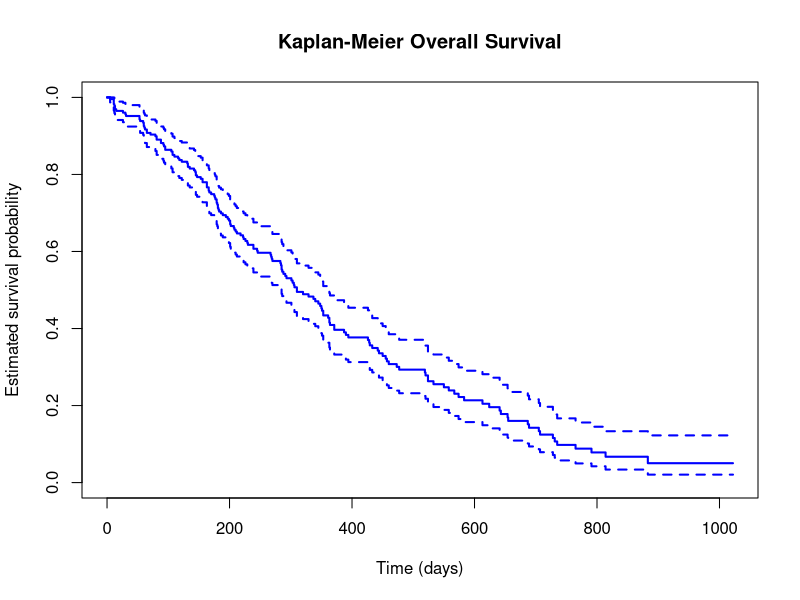
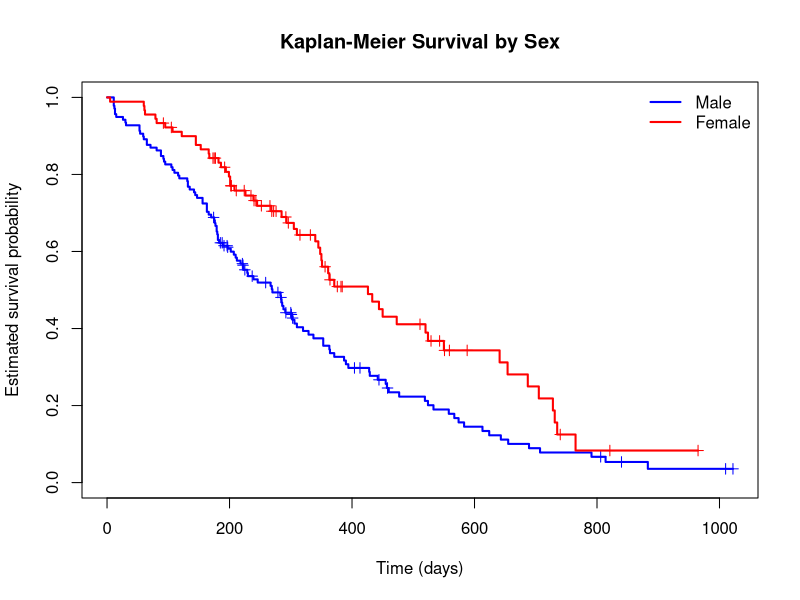
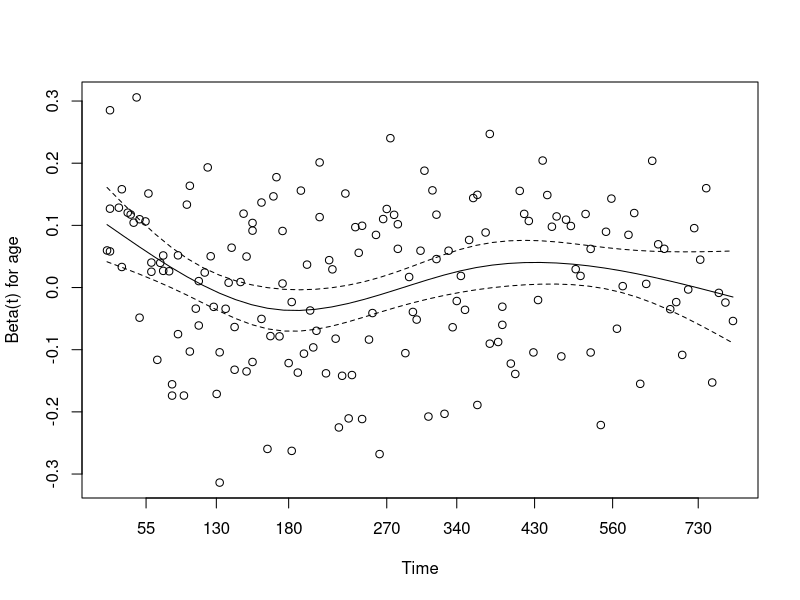
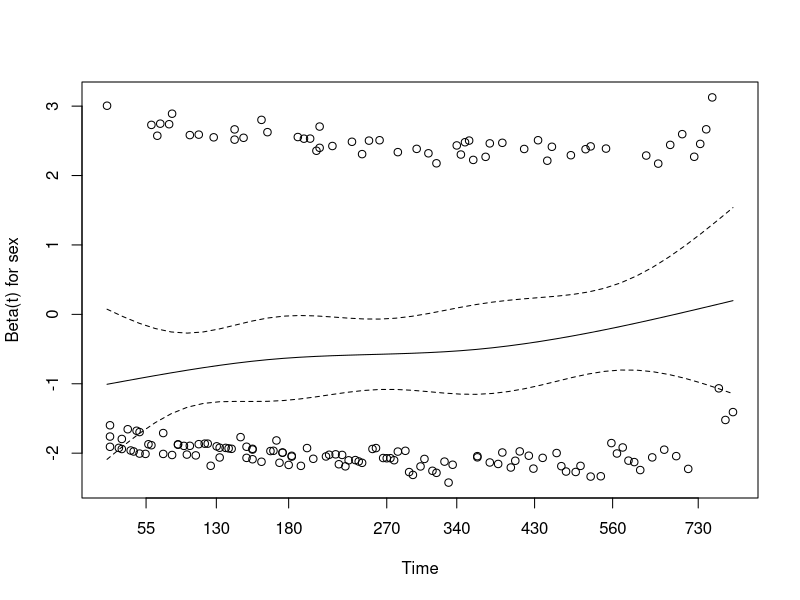
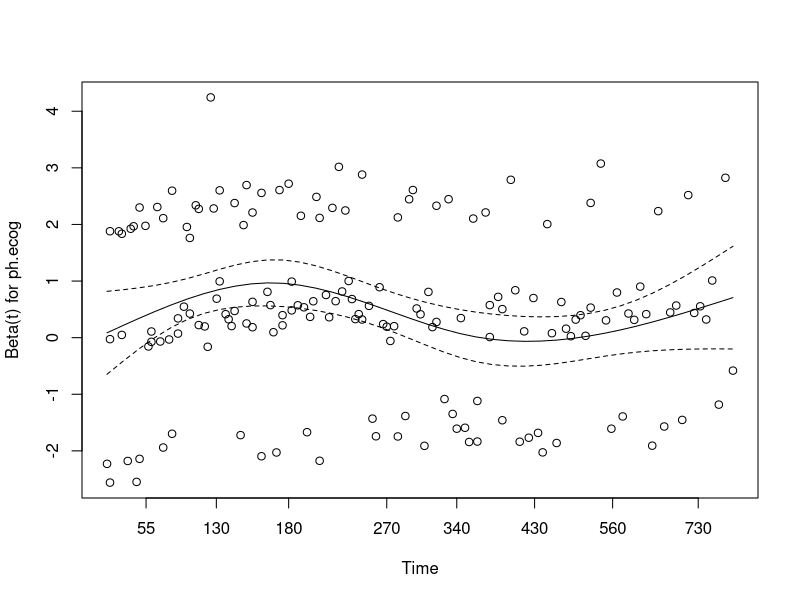

Reproduce these figures in R, in order.

# Lung Cancer Survival Analysis

install.packages("survival")

library(survival)

# Load the NCCTG lung cancer dataset
data("lung", package = "survival")

# Dataset dimensions
dim(lung)

# First six observations
head(lung)

# Variable names and data types
str(lung)

# Summary statistics
summary(lung)

# Missing values by variable
colSums(is.na(lung))

# Survival event status
# 1 = censored, 2 = death
table(lung$status)

# Open the dataset viewer
View(lung)


# --------------------------------------------------
# Step 2: Data preparation
# --------------------------------------------------

# Create a working copy of the original dataset
lung_data <- lung

# Convert survival status into a binary event indicator
# Original: 1 = censored, 2 = death
# New:      0 = censored, 1 = death
lung_data$event <- as.integer(lung_data$status == 2)

# Convert sex into a labelled factor
# Original: 1 = male, 2 = female
lung_data$sex <- factor(
  lung_data$sex,
  levels = c(1, 2),
  labels = c("Male", "Female")
)

# Check event and sex distributions
table(lung_data$event)
table(lung_data$sex)

# Check missing values
colSums(is.na(lung_data))

# Summary of key variables
summary(lung_data[, c("time", "event", "age", "sex", "ph.ecog")])

# Verify that event coding is correct
table(lung_data$status, lung_data$event)




# Step 3: Kaplan-Meier survival analysis



# Create the survival object
surv_object <- Surv(
  time = lung_data$time,
  event = lung_data$event
)

# Fit overall Kaplan-Meier survival curve
km_overall <- survfit(surv_object ~ 1)


# Overall Kaplan-Meier summary
print(km_overall)

# Median survival and 95% confidence interval
summary(km_overall)$table

# Estimated survival at selected time points
summary(km_overall, times = c(180, 365))


# Plot overall survival curve
plot(
  km_overall,
  conf.int = TRUE,
  col = "blue",
  lwd = 2,
  xlab = "Time (days)",
  ylab = "Estimated survival probability",
  main = "Kaplan-Meier Overall Survival"
)

# The dataset contains 228 patients, with 165 observed
# deaths (72.4%) and 63 censored observations (27.6%).
#
# The estimated median survival time was 310 days,
# with a 95% confidence interval of 285 to 363 days.
#
# At 180 days, the estimated survival probability was
# 72.2% (95% CI: 66.6% to 78.3%).
#
# At 365 days, the estimated survival probability was
# 40.9% (95% CI: 34.5% to 48.6%).
#
# The Kaplan-Meier curve shows declining survival
# probability over time. These findings describe overall
# survival and do not establish which patient characteristics
# are associated with survival.



# Step 4: Kaplan-Meier Survival Analysis by Sex


# Objective:
# Investigate whether survival differs between
# male and female lung cancer patients.

# Fit Kaplan-Meier survival curves by sex
km_sex <- survfit(
  Surv(time, event) ~ sex,
  data = lung_data
)

# Display median survival and confidence intervals
print(km_sex)

# Survival probabilities at 180 and 365 days
summary(km_sex, times = c(180, 365))

# Plot survival curves by sex
plot(
  km_sex,
  col = c("blue", "red"),
  lwd = 2,
  conf.int = FALSE,
  mark.time = TRUE,
  xlab = "Time (days)",
  ylab = "Estimated survival probability",
  main = "Kaplan-Meier Survival by Sex"
)

legend(
  "topright",
  legend = c("Male", "Female"),
  col = c("blue", "red"),
  lwd = 2,
  bty = "n"
)

# Perform log-rank test
logrank_sex <- survdiff(
  Surv(time, event) ~ sex,
  data = lung_data
)

print(logrank_sex)

# Calculate p-value
p_value_sex <- pchisq(
  logrank_sex$chisq,
  df = length(logrank_sex$n) - 1,
  lower.tail = FALSE
)

print(p_value_sex)



# Kaplan-Meier survival curves were compared between
# male and female patients.
#
# The female survival curve generally remained above
# the male survival curve, suggesting better survival
# outcomes among female patients in this cohort.
#
# A log-rank test was performed to compare the
# survival functions between the two groups.
#
# The test produced a p-value of approximately 0.00131.
# Since p < 0.05, we reject the null hypothesis of
# equal survival functions.
#
# These results provide statistically significant
# evidence of a survival difference between male
# and female patients.
#
# However, this is an unadjusted comparison and does
# not account for other potential explanatory variables
# such as age or clinical performance status.



# Step 5: Cox Proportional Hazards Regression


# Objective:
# Investigate associations between age, sex, ECOG
# performance status, and overall survival.

# Create a dataset containing model variables
cox_data <- lung_data[, c(
  "time", "event", "age", "sex", "ph.ecog"
)]

# Check missing values
colSums(is.na(cox_data))

# Remove observations missing model variables
cox_data <- na.omit(cox_data)

# Check the number of observations retained
nrow(cox_data)

# Fit multivariable Cox proportional hazards model
cox_model <- coxph(
  Surv(time, event) ~ age + sex + ph.ecog,
  data = cox_data
)

# Display model results
summary(cox_model)

# Hazard ratios
exp(coef(cox_model))

# 95% confidence intervals for hazard ratios
exp(confint(cox_model))

# Test the proportional hazards assumption
ph_test <- cox.zph(cox_model)

print(ph_test)

# Plot Schoenfeld residual diagnostics
plot(ph_test)


# A multivariable Cox proportional hazards model was
# fitted using age, sex, and ECOG performance status.
#
# The model included 227 patients and 164 observed deaths.
# One patient was excluded due to missing ECOG data.
#
# Age:
# HR = 1.011 (95% CI: 0.993 to 1.030), p = 0.232.
# Age was not significantly associated with survival
# after adjusting for sex and ECOG performance status.
#
# Sex:
# HR = 0.575 (95% CI: 0.414 to 0.799), p < 0.001.
# Female patients had approximately 42.5% lower
# estimated hazard of death compared with male patients,
# after adjusting for age and ECOG performance status.
#
# ECOG Performance Status:
# HR = 1.590 (95% CI: 1.273 to 1.986), p < 0.001.
# Each one-point increase in ECOG score was associated
# with approximately 59% higher estimated hazard of death,
# holding the other predictors constant.
#
# The model concordance index was 0.637, indicating
# modest apparent discrimination.
#
# Proportional Hazards Assumption:
# The global Schoenfeld residual test produced p = 0.22.
# Individual tests were also non-significant.
# No statistically significant evidence of a violation
# of the proportional hazards assumption was detected.
#
# These results represent associations rather than
# causal relationships.



# Step 6: Examine ECOG Performance Status


# Number of patients in each ECOG category
table(cox_data$ph.ecog)

# Create a categorical ECOG variable
cox_data$ecog_factor <- factor(cox_data$ph.ecog)

# Fit Cox model with categorical ECOG
cox_ecog_factor <- coxph(
  Surv(time, event) ~ age + sex + ecog_factor,
  data = cox_data
)

# Compare the two model specifications
anova(cox_model, cox_ecog_factor, test = "Chisq")

# Display categorical ECOG model
summary(cox_ecog_factor)



# Step 6: Model Comparison Results


# Two Cox regression models were compared:
# Model 1 included ECOG as a numeric predictor.
# Model 2 included ECOG as a categorical predictor.
#
# A likelihood ratio test produced:
# Chi-square = 0.3661, df = 2, p = 0.8327.
#
# The categorical ECOG model did not provide a
# statistically significant improvement in fit.
#
# The numeric ECOG model was retained because it
# is more parsimonious and its linear effect
# specification was not contradicted by this test.
#
# In the categorical model, higher ECOG scores were
# associated with higher estimated mortality hazards.
# However, the ECOG 3 estimate had a wide confidence
# interval, indicating substantial uncertainty.

# Number of patients by ECOG score
table(cox_data$ph.ecog)

# Number of observed deaths by ECOG score
table(cox_data$ph.ecog, cox_data$event)



# Step 7: ECOG Distribution and Interpretation


# ECOG performance status distribution:
# ECOG 0: 63 patients, 37 deaths
# ECOG 1: 113 patients, 82 deaths
# ECOG 2: 50 patients, 44 deaths
# ECOG 3: 1 patient, 1 death
#
# Most patients had ECOG scores of 0 or 1.
#
# Only one patient had an ECOG score of 3,
# explaining the substantial uncertainty in the
# categorical model's ECOG 3 hazard ratio.
#
# The categorical ECOG model did not significantly
# improve fit compared with the numeric model.
#
# Therefore, the numeric ECOG model was retained
# as the primary model.
#
# The sparse ECOG 3 category is a limitation,
# and the results should be interpreted cautiously.


## Step 8 — Model validation

#We've completed the main survival analyses. Next, let's evaluate whether our Cox model's discrimination holds up when tested on patients not used to fit it.

#Rather than using a single random train/test split on only 227 patients, I recommend **bootstrap internal validation**. It will help us estimate how optimistic our in-sample concordance of 0.637 might be.

#For now, we'll use 200 bootstrap samples as an initial assessment.


# Step 8: Bootstrap Internal Validation




set.seed(123)

B <- 200
n <- nrow(cox_data)

# Apparent concordance from the original model
apparent_c <- unname(
  summary(cox_model)$concordance[1]
)

optimism <- numeric(B)

for (b in seq_len(B)) {
  
  # Bootstrap sample with replacement
  sample_id <- sample(seq_len(n), n, replace = TRUE)
  boot_data <- cox_data[sample_id, ]
  
  # Fit model to bootstrap sample
  boot_model <- coxph(
    Surv(time, event) ~ age + sex + ph.ecog,
    data = boot_data
  )
  
  # Performance on bootstrap sample
  c_boot <- unname(
    concordance(boot_model)$concordance
  )
  
  # Apply bootstrap model to original dataset
  risk_original <- predict(
    boot_model,
    newdata = cox_data,
    type = "lp",
    reference = "zero"
  )
  
  c_original <- unname(
    concordance(
      Surv(time, event) ~ risk_original,
      data = cox_data,
      reverse = TRUE
    )$concordance
  )
  
  optimism[b] <- c_boot - c_original
}

# Average optimism
mean_optimism <- mean(optimism)

# Optimism-corrected concordance
corrected_c <- apparent_c - mean_optimism

cat("Apparent C-index:", round(apparent_c, 3), "\n")
cat("Mean optimism:", round(mean_optimism, 3), "\n")
cat("Optimism-corrected C-index:", round(corrected_c, 3), "\n")



# Step 9: Sensitivity Analysis


# Objective:
# Investigate whether the single patient with an
# ECOG score of 3 substantially influences the
# results of the original Cox regression model.

# Exclude the patient with ECOG score 3.
sensitivity_data <- subset(cox_data, ph.ecog <= 2)

# Check the number of remaining observations.
nrow(sensitivity_data)

# Fit the Cox model using the reduced dataset.
cox_sensitivity <- coxph(
  Surv(time, event) ~ age + sex + ph.ecog,
  data = sensitivity_data
)

# Display the sensitivity model results.
summary(cox_sensitivity)

# Compare hazard ratios from the original model
# and the sensitivity model.
comparison <- data.frame(
  Predictor = names(coef(cox_model)),
  Original_HR = round(exp(coef(cox_model)), 3),
  Sensitivity_HR = round(exp(coef(cox_sensitivity)), 3)
)

# Display the comparison table.
print(comparison)



# Step 9: Results and Interpretation


# A sensitivity analysis was conducted by excluding
# the single patient with an ECOG score of 3.
#
# The original model included 227 patients, while
# the sensitivity model included 226 patients.
#
# The estimated hazard ratios were very similar:
#
# Age:
# Original HR = 1.011
# Sensitivity HR = 1.011
#
# Sex (Female vs. Male):
# Original HR = 0.575
# Sensitivity HR = 0.578
#
# ECOG Performance Status:
# Original HR = 1.590
# Sensitivity HR = 1.573
#
# The sensitivity model had a concordance index
# of 0.635, compared with 0.637 in the original model.
#
# Excluding the single ECOG 3 patient did not
# materially change the estimated hazard ratios
# or the model's apparent discrimination.
#
# These findings suggest that the main conclusions
# are not driven by this single observation.
#
# However, this analysis does not eliminate other
# potential sources of bias or model uncertainty.
